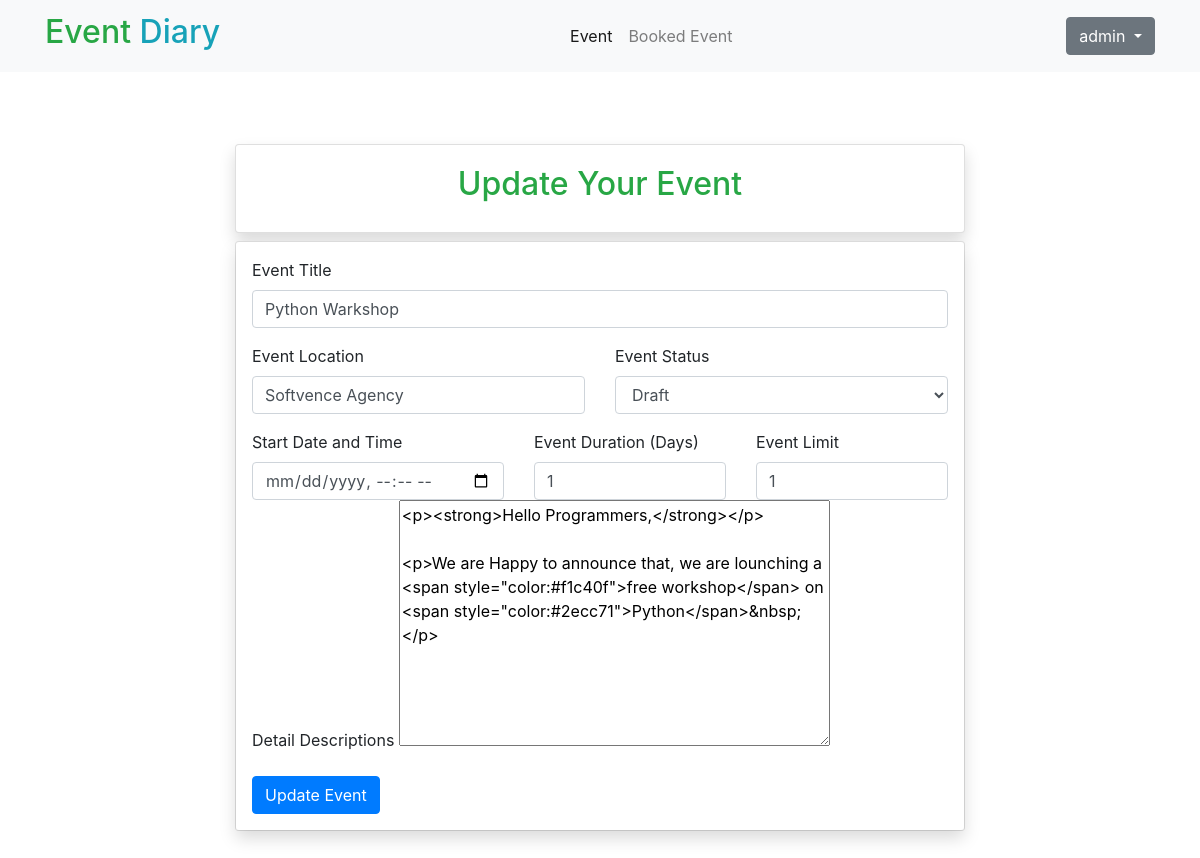
Screenshot of /event/4/update/ (signed in) with the database file from the repository.
### event/models.py (models this page shows, shortened)
class Event(models.Model):
    STATUS_CHOICES = (
        ('draft', 'Draft'),
        ('published', 'Published'),
        ('cancelled', 'Cancelled'),
        ('complete', 'Complete'),
    )
    title = models.CharField(max_length=200)
    category = models.ForeignKey(Category, on_delete=models.CASCADE, related_name='events')
    venue = models.TextField(max_length=100)
    description = RichTextField()
    date = models.DateTimeField(default=timezone.now())
    duration = models.IntegerField(default=1)
    status = models.CharField(max_length=10, choices=STATUS_CHOICES, default='draft')
    author = models.ForeignKey(User, on_delete=models.CASCADE)
    participants = models.ManyToManyField(User, related_name='participants', blank=True, null=True)
    limit = models.IntegerField(default=5)
    created = models.DateTimeField(auto_now_add=True)
    updated = models.DateTimeField(auto_now=True)
    class Meta:
        ordering = ['-created']

### event/views.py (the view, shortened to what this page needs)
# urls.py: path("event/<int:event_id>/update/", views.update_event, name="update_event"),
def update_event(request, event_id):
    event = Event.objects.get(id=event_id)
    form = EventForm(instance=event)
    if request.user !=  event.author:
        return redirect('home')
    context = {
        'event': event,
        'form':form
    }
    return render(request, 'event/update_form.html', context)

### event/forms.py
class EventForm(forms.ModelForm):
    class Meta:
        model = Event
        exclude = ('author','status', 'participants','category')

### templates/event/update_form.html (shortened to what this page needs)
{% extends 'base.html' %}
{% block content %}
{% include 'includes/navbar.html' %}
<div class="container">
    <div class="row my-5">
        <div class="col-md-8 my-3 mx-auto">
            <div class="card my-2 card-body shadow">
                <h2 class="text-center fw-bold text-success ">Update Your Event</h2>
            </div>
            <div class="card">
                <div class="card-body p-3 shadow">
                    <form action="{% url 'update_event' event.id %}" method="POST">
                        <div class="form-group">
                            <label for="id_title">Event Title</label>
                            <input type="text" name="title" value="{{event.title}}" id="id_title" class="form-control">
                        </div>
                        <div class="row">
                            <div class="col">
                                <div class="form-group">
                                    <label for="id_venue">Event Location</label>
                                    <input type="text" name="venue" value="{{event.venue}}" id="id_venue" class="form-control">
                                </div>
                            </div>
                            <div class="col">
                                <label for="id_status">Event Status</label>
                                <select name="status" id="id_status" class="form-control" required>
                                    <option value="draft">Draft</option>
                                </select>
                            </div>
                        </div>
                        <div class="row">
                            <div class="col">
                                <label for="id_date">Start Date and Time</label>
                                <input type="datetime-local" name="date"  id="id_date" class="form-control" required>
                            </div>
                            <div class="col">
                                <label for="id_duration">Event Duration (Days)</label>
                                <input type="number" name="duration" value="{{event.duration}}" id="id_duration" class="form-control">
                            </div>
                            <div class="col">
                                <label for="id_limit">Event Limit</label>
                                <input type="number" name="limit" value="{{event.limit}}" id="id_limit" class="form-control">
                            </div>
                        </div>
                        <div class="form-group">
                            <label for="id_description">Detail Descriptions</label>
                             {{form.description}}
                        </div>
                        <input type="submit" value="Update Event" class="btn btn-primary">
                    </form>
                </div>
            </div>
        </div>
    </div>
</div>
{% endblock %}

### templates/includes/navbar.html (shortened to what this page needs)
<nav class="navbar navbar-expand-lg navbar-light  bg-light">
    <div class="container">
        <a class="navbar-brand" href="#">
            <h2 class="">
                <span class="fw-bold fs-1 text-success">Event</span>
                <span class="text-info">Diary</span>
            </h2>
        </a>
        <div class="collapse navbar-collapse  d-flex justify-content-center" id="navbarSupportedContent">
            <ul class="navbar-nav me-auto mb-2 mb-lg-0 ">
                <li class="nav-item">
                    <a class="nav-link active" aria-current="page" href="{% url 'home' %}">Event</a>
                </li>
                {% if request.user.is_authenticated %}
                <li class="nav-item">
                    <a class="nav-link" href="{% url 'booked_event' %}">Booked Event</a>
                </li>
                {% endif %}
            </ul>
        </div>
        <div class="d-flex">
            {% if request.user.is_authenticated %}
            <div class="dropdown">
                <button class="btn btn-secondary dropdown-toggle" type="button" id="dropdownMenuButton1"
                    data-bs-toggle="dropdown" aria-expanded="false">
                    {{request.user.username}}
                </button>
            </div>
            {% else %}
            <a href="{% url 'login' %}" class="btn btn-info ">Login</a>
            {% endif %}
        </div>
    </div>
</nav>

### rows the page displays
Event: title "Python Warkshop", venue "Softvence Agency", duration "1", limit "1", description "<p><strong>Hello Programmers,</strong></p> <p>We are Happy to announce that, we are lounching a <span style=\"color:#f1c40f\">free workshop</span> on <span style=\"color:#2ecc71\">Python</span>&nbsp;</p>"

### other values shown
{{ request.user.username }} "admin"
